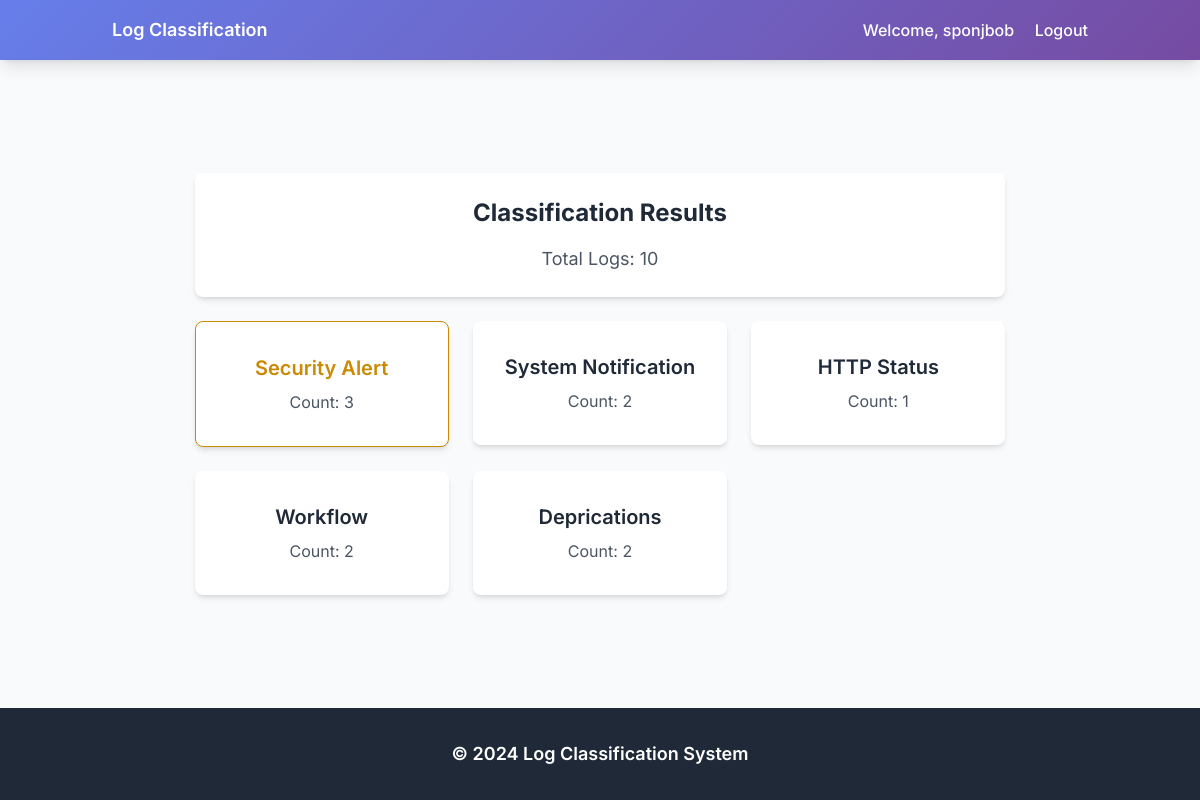
Page /user/uploads/test2_1 (signed in) on the committed database.
### tables this page shows
CREATE TABLE test2_1 (
                        id INTEGER PRIMARY KEY AUTOINCREMENT,
                        source TEXT,
                        log_message TEXT,
                        target_label TEXT
                    );

### app.py (the view)
@app.route('/user/uploads/<table_name>')
def view_upload_results(table_name):
    if 'user' not in session:
        flash('Please log in to view results.')
        return redirect(url_for('login'))
    session['current_table_name'] = table_name
    conn = sqlite3.connect(DB_PATH)
    cursor = conn.cursor()
    cursor.execute('SELECT 1 FROM uploads WHERE table_name = ? AND username = ?', (table_name, session['user']))
    if cursor.fetchone() is None:
        conn.close()
        flash('You do not have access to this upload.')
        return redirect(url_for('user_uploads'))
    df = pd.read_sql_query(f'SELECT * FROM {table_name}', conn)
    conn.close()
    return render_template('results.html',
                           label_counts=df['target_label'].value_counts().to_dict(),
                           total_logs=len(df),
                           labels=df['target_label'].unique(),
                           user=session.get('user'))

### templates/results.html
{% extends "base.html" %}
{% block content %}
<div class="space-y-6">
    <div class="bg-white p-6 rounded-lg shadow-md">
        <h1 class="text-2xl font-bold text-gray-800 mb-4">Classification Results</h1>
        <div class="text-lg text-gray-600">Total Logs: {{ total_logs }}</div>
    </div>
    <div class="grid md:grid-cols-2 lg:grid-cols-3 gap-6 max-w-6xl mx-auto">
        {% for label in labels %}
        <a href="{{ url_for('filter_logs', label=label) }}"
           class="block bg-white p-8 rounded-lg shadow-md hover:shadow-lg transition-shadow {% if label == 'Unknown' %}border border-red-500 {% elif label == 'Security Alert' %}border border-yellow-600{% endif %}">
            <h3 class="text-xl font-semibold {% if label == 'Unknown' %}text-red-500{% elif label == 'Security Alert' %}text-yellow-600{% else %}text-gray-800{% endif %} mb-2">{{ label }}</h3>
            <p class="text-gray-600">Count: {{ label_counts[label] }}</p>
        </a>
        {% endfor %}
    </div>
</div>
{% endblock %}

### static/styles.css (style rules this page uses)
body { font-family: 'Inter', sans-serif; display: flex; flex-direction: column; min-height: 100vh; background-color: #f9fafb; color: #4a5568; }
.grid { display: grid; grid-template-columns: repeat(auto-fit, minmax(500px, 1fr)); gap: 3rem; justify-content: space-between; align-items: start; margin-top: 2rem; }

### templates/base.html (style rules this page uses)
body { font-family: 'Inter', sans-serif; display: flex; flex-direction: column; min-height: 100vh; }

### rows in the picture
test2_1: target_label "Security Alert", target_label "3"
test2_1: target_label "System Notification", target_label "2"
test2_1: target_label "HTTP Status", target_label "1"
test2_1: target_label "Workflow", target_label "2"
test2_1: target_label "Deprications", target_label "2"

### other values in the picture
{{ user }} "sponjbob"
{{ total_logs }} "10"
